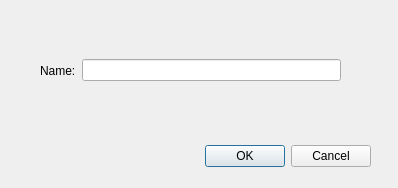
<?xml version="1.0" encoding="UTF-8"?>
<ui version="4.0">
    <class>DialogRename</class>
    <widget class="QDialog" name="DialogRename">
        <property name="geometry">
            <rect>
                <x>0</x>
                <y>0</y>
                <width>398</width>
                <height>188</height>
            </rect>
        </property>
        <property name="windowTitle">
            <string>Dialog</string>
        </property>
        <widget class="QDialogButtonBox" name="buttonBox">
            <property name="geometry">
                <rect>
                    <x>30</x>
                    <y>140</y>
                    <width>341</width>
                    <height>32</height>
                </rect>
            </property>
            <property name="orientation">
                <enum>Qt::Horizontal</enum>
            </property>
            <property name="standardButtons">
                <set>QDialogButtonBox::Cancel|QDialogButtonBox::Ok</set>
            </property>
        </widget>
        <widget class="QWidget" name="">
            <property name="geometry">
                <rect>
                    <x>40</x>
                    <y>30</y>
                    <width>301</width>
                    <height>81</height>
                </rect>
            </property>
            <layout class="QHBoxLayout" name="horizontalLayout">
                <item>
                    <widget class="QLabel" name="label">
                        <property name="text">
                            <string>Name:</string>
                        </property>
                    </widget>
                </item>
                <item>
                    <widget class="QLineEdit" name="lineEdit"/>
                </item>
            </layout>
        </widget>
    </widget>
    <resources/>
    <connections>
        <connection>
            <sender>buttonBox</sender>
            <signal>accepted()</signal>
            <receiver>DialogRename</receiver>
            <slot>accept()</slot>
            <hints>
                <hint type="sourcelabel">
                    <x>248</x>
                    <y>254</y>
                </hint>
                <hint type="destinationlabel">
                    <x>157</x>
                    <y>274</y>
                </hint>
            </hints>
        </connection>
        <connection>
            <sender>buttonBox</sender>
            <signal>rejected()</signal>
            <receiver>DialogRename</receiver>
            <slot>reject()</slot>
            <hints>
                <hint type="sourcelabel">
                    <x>316</x>
                    <y>260</y>
                </hint>
                <hint type="destinationlabel">
                    <x>286</x>
                    <y>274</y>
                </hint>
            </hints>
        </connection>
    </connections>
</ui>
